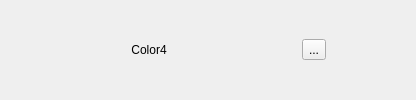
           <widget class="QFrame" name="frame4">
            <property name="frameShape">
             <enum>QFrame::NoFrame</enum>
            </property>
            <property name="frameShadow">
             <enum>QFrame::Raised</enum>
            </property>
            <layout class="QHBoxLayout" name="horizontalLayout_11">
             <property name="leftMargin">
              <number>0</number>
             </property>
             <property name="topMargin">
              <number>0</number>
             </property>
             <property name="rightMargin">
              <number>0</number>
             </property>
             <property name="bottomMargin">
              <number>0</number>
             </property>
             <item>
              <spacer name="horizontalSpacer_33">
               <property name="orientation">
                <enum>Qt::Horizontal</enum>
               </property>
               <property name="sizeHint" stdset="0">
                <size>
                 <width>60</width>
                 <height>20</height>
                </size>
               </property>
              </spacer>
             </item>
             <item>
              <widget class="QLabel" name="labelColor4">
               <property name="minimumSize">
                <size>
                 <width>110</width>
                 <height>0</height>
                </size>
               </property>
               <property name="text">
                <string>Color4 </string>
               </property>
               <property name="alignment">
                <set>Qt::AlignRight|Qt::AlignTrailing|Qt::AlignVCenter</set>
               </property>
              </widget>
             </item>
             <item>
              <spacer name="horizontalSpacer_38">
               <property name="orientation">
                <enum>Qt::Horizontal</enum>
               </property>
               <property name="sizeType">
                <enum>QSizePolicy::Minimum</enum>
               </property>
               <property name="sizeHint" stdset="0">
                <size>
                 <width>10</width>
                 <height>20</height>
                </size>
               </property>
              </spacer>
             </item>
             <item>
              <widget class="QWidget" name="widgetColor4" native="true">
               <property name="minimumSize">
                <size>
                 <width>100</width>
                 <height>0</height>
                </size>
               </property>
               <property name="autoFillBackground">
                <bool>false</bool>
               </property>
              </widget>
             </item>
             <item>
              <spacer name="horizontalSpacer_40">
               <property name="orientation">
                <enum>Qt::Horizontal</enum>
               </property>
               <property name="sizeType">
                <enum>QSizePolicy::Minimum</enum>
               </property>
               <property name="sizeHint" stdset="0">
                <size>
                 <width>10</width>
                 <height>20</height>
                </size>
               </property>
              </spacer>
             </item>
             <item>
              <widget class="QToolButton" name="pushColor4">
               <property name="text">
                <string>...</string>
               </property>
              </widget>
             </item>
             <item>
              <spacer name="horizontalSpacer_42">
               <property name="orientation">
                <enum>Qt::Horizontal</enum>
               </property>
               <property name="sizeHint" stdset="0">
                <size>
                 <width>90</width>
                 <height>20</height>
                </size>
               </property>
              </spacer>
             </item>
            </layout>
           </widget>
